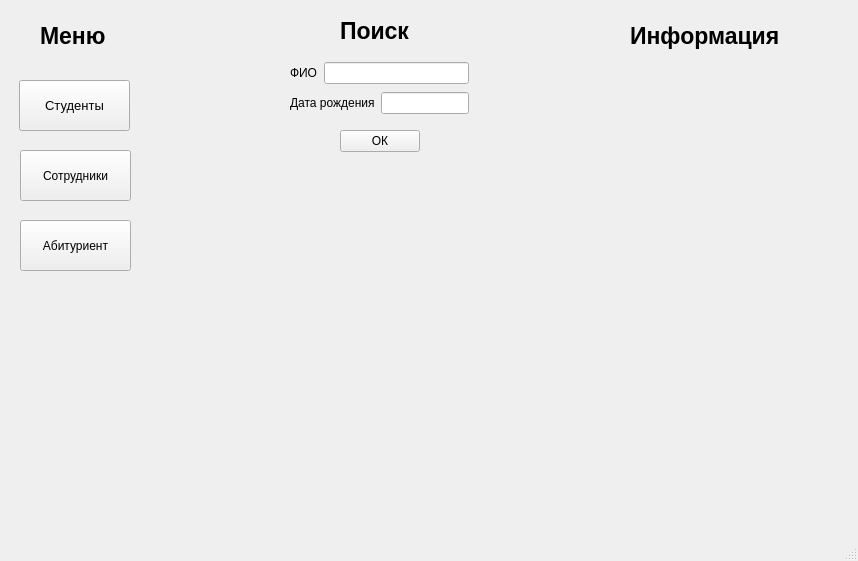
<?xml version="1.0" encoding="UTF-8"?>
<ui version="4.0">
 <class>MainWindow</class>
 <widget class="QMainWindow" name="MainWindow">
  <property name="geometry">
   <rect>
    <x>0</x>
    <y>0</y>
    <width>858</width>
    <height>561</height>
   </rect>
  </property>
  <property name="windowTitle">
   <string>MainWindow</string>
  </property>
  <widget class="QWidget" name="centralwidget">
   <widget class="QPushButton" name="pushButton_student">
    <property name="geometry">
     <rect>
      <x>19</x>
      <y>80</y>
      <width>111</width>
      <height>51</height>
     </rect>
    </property>
    <property name="font">
     <font>
      <pointsize>10</pointsize>
     </font>
    </property>
    <property name="text">
     <string>Студенты</string>
    </property>
   </widget>
   <widget class="QPushButton" name="pushButton_sotrudniki">
    <property name="geometry">
     <rect>
      <x>20</x>
      <y>150</y>
      <width>111</width>
      <height>51</height>
     </rect>
    </property>
    <property name="text">
     <string>Сотрудники</string>
    </property>
   </widget>
   <widget class="QPushButton" name="pushButton_abiturient">
    <property name="geometry">
     <rect>
      <x>20</x>
      <y>220</y>
      <width>111</width>
      <height>51</height>
     </rect>
    </property>
    <property name="text">
     <string>Абитуриент</string>
    </property>
   </widget>
   <widget class="QLabel" name="label_menu">
    <property name="geometry">
     <rect>
      <x>40</x>
      <y>20</y>
      <width>71</width>
      <height>31</height>
     </rect>
    </property>
    <property name="font">
     <font>
      <pointsize>17</pointsize>
      <weight>75</weight>
      <bold>true</bold>
     </font>
    </property>
    <property name="text">
     <string>Меню</string>
    </property>
   </widget>
   <widget class="QLabel" name="label">
    <property name="geometry">
     <rect>
      <x>340</x>
      <y>20</y>
      <width>81</width>
      <height>21</height>
     </rect>
    </property>
    <property name="font">
     <font>
      <pointsize>17</pointsize>
      <weight>75</weight>
      <bold>true</bold>
     </font>
    </property>
    <property name="text">
     <string>Поиск</string>
    </property>
   </widget>
   <widget class="QPushButton" name="pushButton_OK">
    <property name="geometry">
     <rect>
      <x>340</x>
      <y>130</y>
      <width>80</width>
      <height>22</height>
     </rect>
    </property>
    <property name="text">
     <string>ОК</string>
    </property>
   </widget>
   <widget class="QLabel" name="label_2">
    <property name="geometry">
     <rect>
      <x>630</x>
      <y>20</y>
      <width>171</width>
      <height>31</height>
     </rect>
    </property>
    <property name="font">
     <font>
      <pointsize>17</pointsize>
      <weight>75</weight>
      <bold>true</bold>
     </font>
    </property>
    <property name="text">
     <string>Информация</string>
    </property>
   </widget>
   <widget class="QLabel" name="label_3">
    <property name="geometry">
     <rect>
      <x>566</x>
      <y>70</y>
      <width>261</width>
      <height>391</height>
     </rect>
    </property>
    <property name="text">
     <string/>
    </property>
   </widget>
   <widget class="QWidget" name="">
    <property name="geometry">
     <rect>
      <x>290</x>
      <y>60</y>
      <width>179</width>
      <height>56</height>
     </rect>
    </property>
    <layout class="QVBoxLayout" name="verticalLayout">
     <item>
      <layout class="QHBoxLayout" name="horizontalLayout">
       <item>
        <widget class="QLabel" name="label_FIO">
         <property name="text">
          <string>ФИО</string>
         </property>
        </widget>
       </item>
       <item>
        <widget class="QLineEdit" name="lineEdit"/>
       </item>
      </layout>
     </item>
     <item>
      <layout class="QHBoxLayout" name="horizontalLayout_2">
       <item>
        <widget class="QLabel" name="label_DR">
         <property name="text">
          <string>Дата рождения</string>
         </property>
        </widget>
       </item>
       <item>
        <widget class="QLineEdit" name="lineEdit_2"/>
       </item>
      </layout>
     </item>
    </layout>
   </widget>
  </widget>
  <widget class="QMenuBar" name="menubar">
   <property name="geometry">
    <rect>
     <x>0</x>
     <y>0</y>
     <width>858</width>
     <height>21</height>
    </rect>
   </property>
  </widget>
  <widget class="QStatusBar" name="statusbar"/>
 </widget>
 <resources/>
 <connections/>
</ui>
